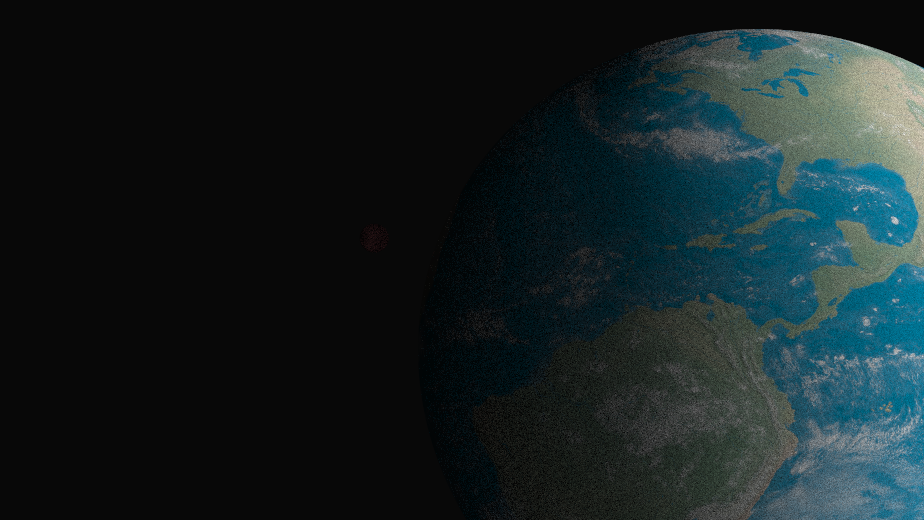
#> input picture images/light.ppm, 924 x 520 px
$ python diagnostics.py --filename ../images/light.ppm
#> lines starting #> are read from the running program, lines starting #| are printed output that depends on the picture; long printed decimals are rounded
import numpy as np
from PIL import Image
import matplotlib.pyplot as plt
import argparse
import sys


def load_image_float(path):
    """RGB PNG → float32 ndarray in linear [0,1]."""
#> called with path = '../images/light.ppm'
    return np.asarray(Image.open(path).convert("RGB"),
                      dtype=np.float32) / 255.0


def basic_stats(img):
    stats = {}
    for i, name in enumerate("RGB"):
        p = img[..., i]
        stats[name] = dict(mean=float(p.mean()),
                           std=float(p.std()),
                           min=float(p.min()),
                           max=float(p.max()))
    return stats


def _box_blur(img, k=5):
    """Tiny, dependency-free mean filter (k×k, odd k)."""
    pad = k//2
    pad_img = np.pad(img, ((pad,pad),(pad,pad),(0,0)), mode="reflect")
    # summed-area table trick
    cumsum = np.cumsum(np.cumsum(pad_img, axis=0), axis=1)
    out = (cumsum[k:, k:] - cumsum[:-k, k:] -
           cumsum[k:, :-k] + cumsum[:-k, :-k]) / (k*k)
    return out


def estimate_noise(img, k=5):
    """
    Return (sigma, residual_map) where
      residual = img - box_blur(img, k)
      sigma    = residual.std()
    """
    blur = _box_blur(img, k)
    residual = np.resize(img, blur.shape) - blur
    return float(residual.std()), residual


def saturation_ratio(img, thresh=0.98):
    """Fraction of pixels where *any* channel is brighter than thresh."""
    return float((img >= thresh).any(axis=-1).mean())


def border_check(img, thresh=1e-3):
    """
    Quick heuristic for the 1-pixel black-frame bug.
    Returns True if border looks suspiciously darker than the core.
    """
    h, w, _ = img.shape
    border_mean = np.concatenate([
        img[0, :, :], img[-1, :, :], img[:, 0, :], img[:, -1, :]
    ]).mean()
    core_mean   = img[1:h-1, 1:w-1, :].mean()
    return (core_mean - border_mean) > thresh


if __name__ == "__main__":
    parser = argparse.ArgumentParser(prog="diagnostics")
    parser.add_argument('--filename', required=True)
    args = parser.parse_args()

    img = load_image_float(args.filename)

    print("== Basic RGB stats ==")
    for c, s in basic_stats(img).items():
        print(f"{c}: {s}")
#> this loop made 3 passes
#> (c, s) on passes 1 to 3: ('R', {'mean': 0.0884, 'std': 0.128, 'min': 0, 'max': 0.933}), ('G', {'mean': 0.132, 'std': 0.162, 'min': 0.00784, 'max': 0.925}), ('B', {'mean': 0.139, 'std': 0.17, 'min': 0.00784, 'max': 0.898})
#| R: {'mean': 0.08841, 'std': 0.1281, 'min': 0.0, 'max': 0.9333}
#| G: {'mean': 0.1317, 'std': 0.1616, 'min': 0.007843, 'max': 0.9255}
#| B: {'mean': 0.1389, 'std': 0.1701, 'min': 0.007843, 'max': 0.898}

    σ, res = estimate_noise(img, k=5)
#> in _box_blur, `pad = k//2`: pad = 2
#> in _box_blur, `cumsum = np.cumsum(np.cumsum(pad_img, axis=0), axis=1)`:
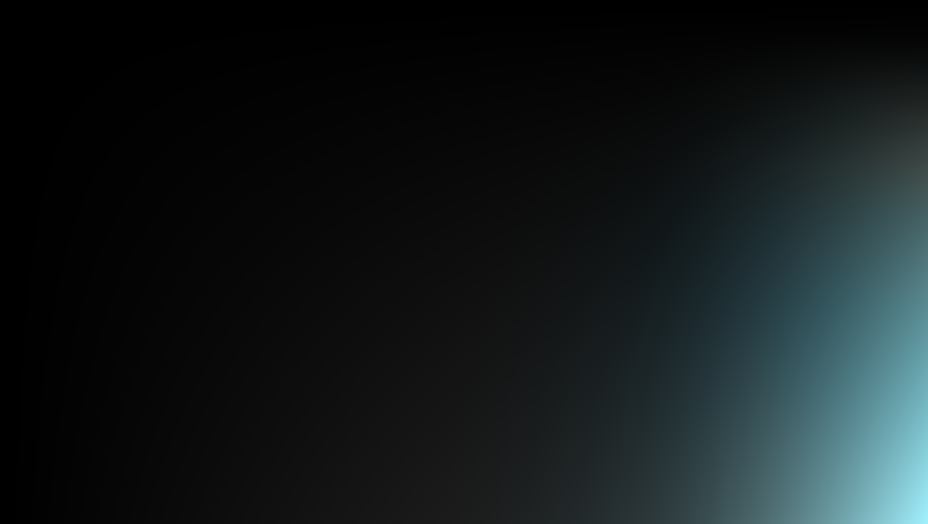
#> cumsum: shape (524, 928, 3) float32; mean R, G, B 5329.3, 7063.3, 7398.3; drawn with min black and max white
#> in _box_blur, `out = (cumsum[k:, k:] - cumsum[:-k, k:] - cumsum[k:, :-k] + cumsum[:-k..`:
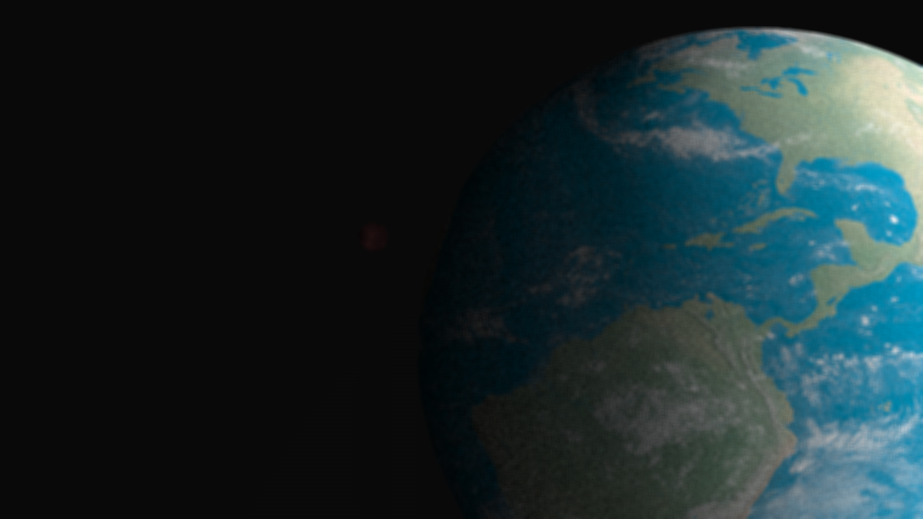
#> out: shape (519, 923, 3) float32; mean R, G, B 0.0885, 0.132, 0.139; drawn with min black and max white
#> in estimate_noise, `residual = np.resize(img, blur.shape) - blur`:
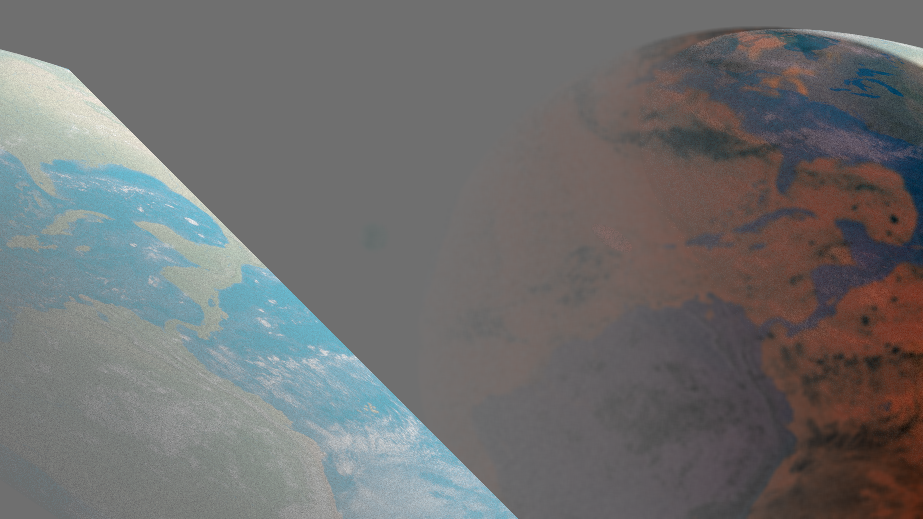
#> residual: shape (519, 923, 3) float32; mean R, G, B -0.000279, -0.000401, -0.000436; drawn with min black and max white
#> σ = 0.216
    print(f"\nApprox. noise σ : {σ:.4f}")
#| Approx. noise σ : 0.2157
    print(f"Saturated ratio : {saturation_ratio(img):.2%}")
#| Saturated ratio : 0.00%
    print("Border too dark :", border_check(img))
#> in border_check, `border_mean = np.concatenate([ img[0, :, :], img[-1, :, :], img[:, 0, ..`: border_mean = 0.137
#> in border_check, `core_mean   = img[1:h-1, 1:w-1, :].mean()`: core_mean = 0.12
#| Border too dark : False


    plt.imshow(np.clip(res*4 + 0.5, 0, 1))
    plt.title("Residual (noise) map"); plt.axis("off")
    plt.show()
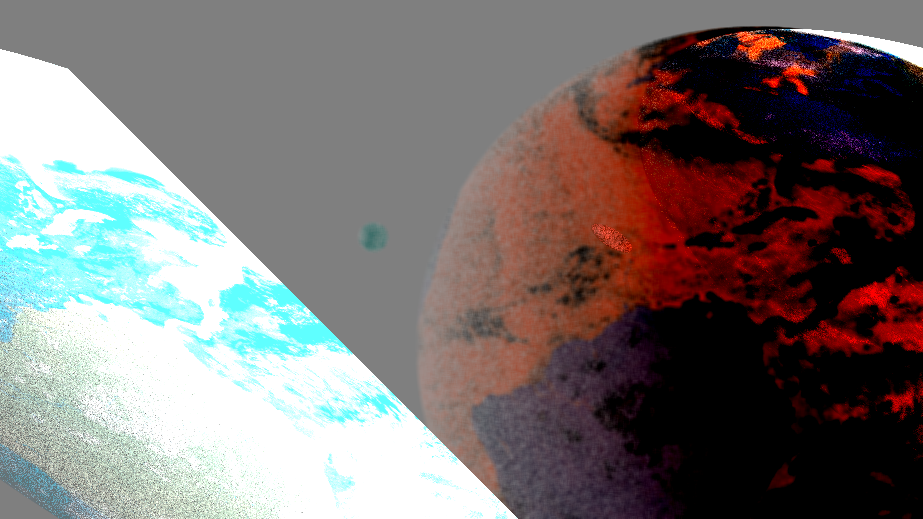
#> shown: shape (519, 923, 3) float32; mean R, G, B 0.483, 0.453, 0.448
